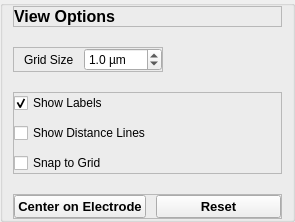
              <widget class="QGroupBox" name="Tetrode_Parameters_View_groupBox">
               <layout class="QVBoxLayout" name="verticalLayout_16">
                <property name="spacing">
                 <number>20</number>
                </property>
                <property name="leftMargin">
                 <number>10</number>
                </property>
                <property name="topMargin">
                 <number>0</number>
                </property>
                <property name="rightMargin">
                 <number>10</number>
                </property>
                <property name="bottomMargin">
                 <number>0</number>
                </property>
                <item>
                 <widget class="QFrame" name="Tetrode_Parameters_View_label_frame">
                  <property name="frameShape">
                   <enum>QFrame::StyledPanel</enum>
                  </property>
                  <property name="frameShadow">
                   <enum>QFrame::Raised</enum>
                  </property>
                  <layout class="QVBoxLayout" name="verticalLayout_17">
                   <property name="spacing">
                    <number>0</number>
                   </property>
                   <property name="leftMargin">
                    <number>0</number>
                   </property>
                   <property name="topMargin">
                    <number>0</number>
                   </property>
                   <property name="rightMargin">
                    <number>0</number>
                   </property>
                   <property name="bottomMargin">
                    <number>0</number>
                   </property>
                   <item>
                    <widget class="QLabel" name="Tetrode_Parameters_View_label">
                     <property name="font">
                      <font>
                       <pointsize>12</pointsize>
                       <weight>75</weight>
                       <bold>true</bold>
                      </font>
                     </property>
                     <property name="text">
                      <string>View Options</string>
                     </property>
                    </widget>
                   </item>
                  </layout>
                 </widget>
                </item>
                <item alignment="Qt::AlignLeft">
                 <widget class="QFrame" name="Tetrode_Parameters_View_GridSize_frame">
                  <property name="frameShape">
                   <enum>QFrame::StyledPanel</enum>
                  </property>
                  <property name="frameShadow">
                   <enum>QFrame::Raised</enum>
                  </property>
                  <layout class="QHBoxLayout" name="horizontalLayout_8">
                   <property name="spacing">
                    <number>10</number>
                   </property>
                   <property name="leftMargin">
                    <number>10</number>
                   </property>
                   <property name="topMargin">
                    <number>0</number>
                   </property>
                   <property name="rightMargin">
                    <number>0</number>
                   </property>
                   <property name="bottomMargin">
                    <number>0</number>
                   </property>
                   <item>
                    <widget class="QLabel" name="Tetrode_Parameters_View_GridSize_label">
                     <property name="text">
                      <string>Grid Size</string>
                     </property>
                    </widget>
                   </item>
                   <item>
                    <widget class="QDoubleSpinBox" name="Tetrode_Parameters_View_GridSize_doubleSpinBox">
                     <property name="suffix">
                      <string> µm</string>
                     </property>
                     <property name="decimals">
                      <number>1</number>
                     </property>
                     <property name="singleStep">
                      <double>0.500000000000000</double>
                     </property>
                     <property name="value">
                      <double>1.000000000000000</double>
                     </property>
                    </widget>
                   </item>
                  </layout>
                 </widget>
                </item>
                <item>
                 <widget class="QFrame" name="Tetrode_Parameters_View_Options_frame">
                  <property name="frameShape">
                   <enum>QFrame::StyledPanel</enum>
                  </property>
                  <property name="frameShadow">
                   <enum>QFrame::Raised</enum>
                  </property>
                  <layout class="QVBoxLayout" name="verticalLayout">
                   <property name="spacing">
                    <number>10</number>
                   </property>
                   <property name="leftMargin">
                    <number>0</number>
                   </property>
                   <property name="topMargin">
                    <number>0</number>
                   </property>
                   <property name="rightMargin">
                    <number>0</number>
                   </property>
                   <property name="bottomMargin">
                    <number>0</number>
                   </property>
                   <item>
                    <widget class="QCheckBox" name="Tetrode_Parameters_View_ShowLabels_checkBox">
                     <property name="text">
                      <string>Show Labels</string>
                     </property>
                     <property name="checked">
                      <bool>true</bool>
                     </property>
                    </widget>
                   </item>
                   <item>
                    <widget class="QCheckBox" name="Tetrode_Parameters_View_ShowDistance_checkBox">
                     <property name="text">
                      <string>Show Distance Lines</string>
                     </property>
                    </widget>
                   </item>
                   <item>
                    <widget class="QCheckBox" name="Tetrode_Parameters_View_SnaToGrid_checkBox">
                     <property name="text">
                      <string>Snap to Grid</string>
                     </property>
                    </widget>
                   </item>
                  </layout>
                 </widget>
                </item>
                <item>
                 <widget class="QFrame" name="Tetrode_Parameters_View_pushButton_frame">
                  <property name="frameShape">
                   <enum>QFrame::StyledPanel</enum>
                  </property>
                  <property name="frameShadow">
                   <enum>QFrame::Raised</enum>
                  </property>
                  <layout class="QHBoxLayout" name="horizontalLayout_11">
                   <property name="spacing">
                    <number>10</number>
                   </property>
                   <property name="leftMargin">
                    <number>0</number>
                   </property>
                   <property name="topMargin">
                    <number>0</number>
                   </property>
                   <property name="rightMargin">
                    <number>0</number>
                   </property>
                   <property name="bottomMargin">
                    <number>0</number>
                   </property>
                   <item>
                    <widget class="QPushButton" name="Tetrode_Parameters_View_Center_pushButton">
                     <property name="minimumSize">
                      <size>
                       <width>125</width>
                       <height>0</height>
                      </size>
                     </property>
                     <property name="font">
                      <font>
                       <pointsize>10</pointsize>
                       <weight>75</weight>
                       <bold>true</bold>
                      </font>
                     </property>
                     <property name="text">
                      <string>Center on Electrode</string>
                     </property>
                    </widget>
                   </item>
                   <item>
                    <widget class="QPushButton" name="Tetrode_Parameters_View_RFeset_pushButton">
                     <property name="minimumSize">
                      <size>
                       <width>125</width>
                       <height>0</height>
                      </size>
                     </property>
                     <property name="font">
                      <font>
                       <pointsize>10</pointsize>
                       <weight>75</weight>
                       <bold>true</bold>
                      </font>
                     </property>
                     <property name="text">
                      <string>Reset</string>
                     </property>
                    </widget>
                   </item>
                  </layout>
                 </widget>
                </item>
               </layout>
              </widget>
